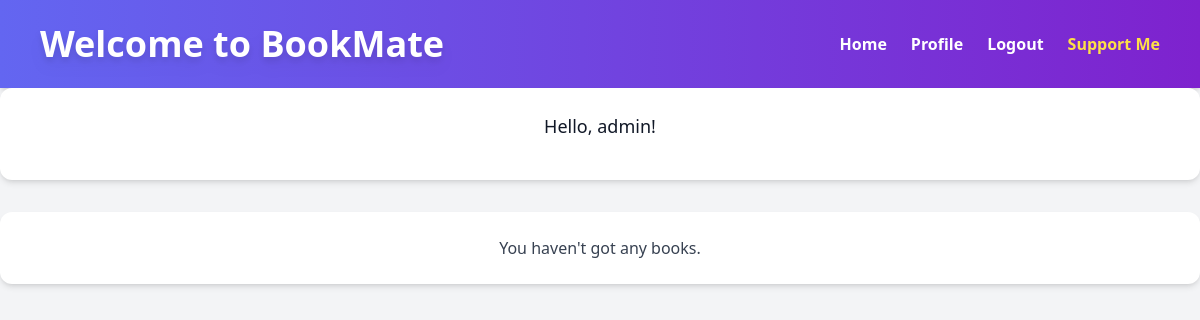
The app's page / (signed in), older data.
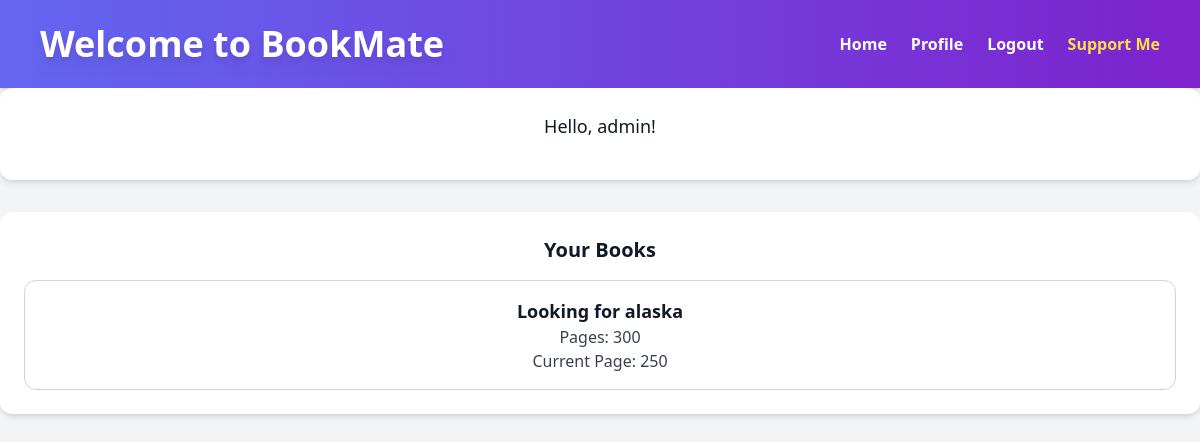
The same page, newer data.
### main/models.py (models this page shows, shortened)
class Book(models.Model):
    user = models.ForeignKey(User, on_delete=models.CASCADE)
    title = models.CharField("Name Book", max_length=150)
    pages = models.IntegerField("Pages in Book")
    page_now = models.IntegerField("Page Now")

### main/views.py (the view)
# urls.py: path('', views.home, name='home'),
def home(request):
    books = Book.objects.filter(user=request.user) if request.user.is_authenticated else []
    return render(request, "main/index.html", {"books": books})

### main/templates/main/index.html (shortened to what this page needs)
{% extends "main/layout.html" %}
{% block content %}
<main>
  <section class="w-full bg-white dark:bg-gray-800 shadow-md rounded-xl p-6 text-center">
    {% if user.is_authenticated %}
      <p class="text-lg font-medium mb-4 text-gray-900 dark:text-white">Hello, {{ user.username }}!</p>
    {% endif %}
  </section>
  {% if user.is_authenticated %}
    <section class="w-full bg-white dark:bg-gray-800 shadow-md rounded-xl p-6 text-center mt-8">
      {% if books %}
        <h2 class="text-xl font-semibold text-gray-900 dark:text-white mb-4">Your Books</h2>
        <ul class="space-y-4">
          {% for book in books %}
            <li class="p-4 border border-gray-300 dark:border-gray-700 rounded-xl">
              <h3 class="text-lg font-semibold text-gray-900 dark:text-white">{{ book.title }}</h3>
              <p class="text-gray-700 dark:text-gray-300">Pages: {{ book.pages }}</p>
              <p class="text-gray-700 dark:text-gray-300">Current Page: {{ book.page_now }}</p>
            </li>
          {% endfor %}
        </ul>
      {% else %}
        <p class="text-gray-700 dark:text-gray-300">You haven't got any books.</p>
      {% endif %}
    </section>
  {% endif %}
</main>
{% endblock content %}

### main/templates/main/layout.html (shortened to what this page needs)
<!DOCTYPE html>
<html lang="en" class="dark">
  <head>
    <script src="https://cdn.tailwindcss.com"></script>
  </head>
  <body class="bg-gray-100 dark:bg-gray-900 text-gray-900 dark:text-gray-100 ">
    <header class="w-full py-6 bg-gradient-to-r from-indigo-500 to-purple-700 text-white text-center shadow-md flex justify-between items-center px-10">
      <h1 class="text-4xl font-extrabold drop-shadow-lg">Welcome to BookMate</h1>
      <nav>
        <ul class="flex space-x-6">
          <li>
            <a href="{% url 'home' %}" class="text-white font-semibold hover:underline">Home</a>
          </li>
          {% if user.is_authenticated %}
          <li>
            <a href="{% url 'profile' %}" class="text-white font-semibold hover:underline">Profile</a>
          </li>
          <li>
            <form action="{% url 'logout' %}" method="post" class="inline">
              <button type="submit" class="text-white font-semibold hover:underline">Logout</button>
            </form>
          </li>
          {% endif %}
          <li>
            <a target="_blank" href="https://send.monobank.ua/jar/28Dvp3iNWi" class="text-yellow-300 font-semibold hover:underline">Support Me</a>
          </li>
        </ul>
      </nav>
    </header>
    {% block content %}{% endblock content %}
  </body>
</html>

Row changes from the older to the newer data that the page shows:
added Book: title "Looking for alaska", pages "300", page_now "250"
Text that changed along with them:
text no longer shown: "You haven't got any books."
text now shown: "Your Books"
